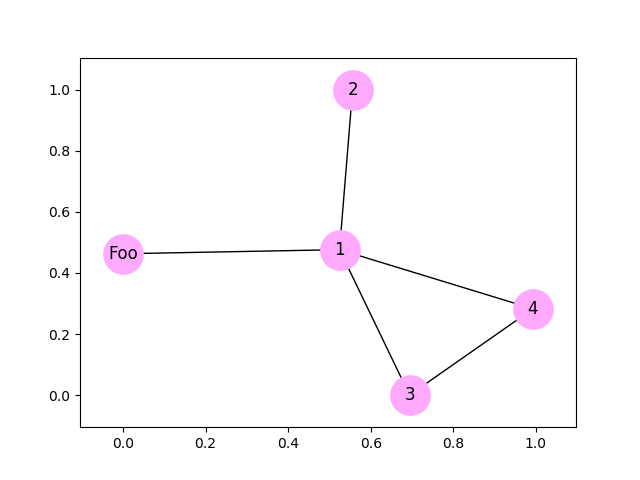

Generate this figure with Python:
#!/usr/bin/env python3
# -*- coding: utf-8 -*-

# Copyright (c) 2017 Jérémie DECOCK (http://www.jdhp.org)

# Permission is hereby granted, free of charge, to any person obtaining a copy
# of this software and associated documentation files (the "Software"), to deal
# in the Software without restriction, including without limitation the rights
# to use, copy, modify, merge, publish, distribute, sublicense, and/or sell
# copies of the Software, and to permit persons to whom the Software is
# furnished to do so, subject to the following conditions:

# The above copyright notice and this permission notice shall be included in
# all copies or substantial portions of the Software.

# THE SOFTWARE IS PROVIDED "AS IS", WITHOUT WARRANTY OF ANY KIND, EXPRESS OR
# IMPLIED, INCLUDING BUT NOT LIMITED TO THE WARRANTIES OF MERCHANTABILITY,
# FITNESS FOR A PARTICULAR PURPOSE AND NONINFRINGEMENT. IN NO EVENT SHALL THE
# AUTHORS OR COPYRIGHT HOLDERS BE LIABLE FOR ANY CLAIM, DAMAGES OR OTHER
# LIABILITY, WHETHER IN AN ACTION OF CONTRACT, TORT OR OTHERWISE, ARISING FROM,
# OUT OF OR IN CONNECTION WITH THE SOFTWARE OR THE USE OR OTHER DEALINGS IN
# THE SOFTWARE.

import networkx as nx
import matplotlib.pyplot as plt

g = nx.Graph()

g.add_node("Foo")
g.add_edge("Foo", 1)
g.add_edge(1, 2)
g.add_edge(1, 3)
g.add_edge(1, 4)
g.add_edge(3, 4)

print(list(g.nodes()))
print(list(g.edges()))

pos = nx.spring_layout(g)

nx.draw_networkx(g, pos, node_color='#ffaaff', node_size=800)

plt.savefig("hello1.png")
plt.show()
